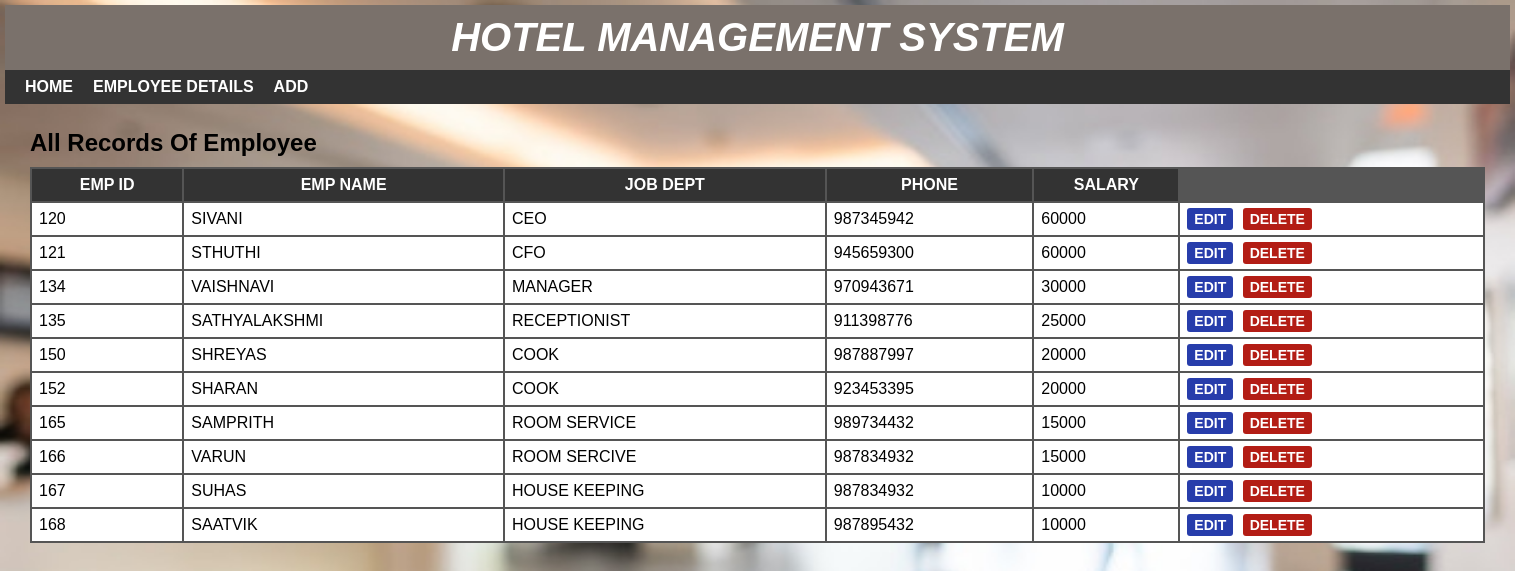
/crud_employee.php, run on the app's committed database.
### tables this page shows
CREATE TABLE IF NOT EXISTS `employee` (
  `EMP_ID` int NOT NULL,
  `EMP_NAME` varchar(30) NOT NULL,
  `JOB_DEPT` varchar(30) NOT NULL,
  `CONTACT_NUM` int NOT NULL,
  `SALARY` int NOT NULL,
  PRIMARY KEY (`EMP_ID`)
);

### crud_employee.php (the view, shortened to what this page needs)
<?php
include 'headers/headeremployee.php';
?>
<div id="main-content">
  <h2>All Records of Employee</h2>
  <?php
  include 'databaseconfig/config.php';
  $sql = "SELECT * FROM EMPLOYEE ";
  $result = mysqli_query($conn, $sql) or die("Query Unsuccessful.");
  if (mysqli_num_rows($result) > 0) {
  ?>
    <table cellpadding="7px">
      <thead>
        <th>EMP ID</th>
        <th>EMP Name</th>
        <th>Job Dept</th>
        <th>Phone</th>
        <th>Salary</th>
      </thead>
      <tbody>
        <?php
        while ($row = mysqli_fetch_assoc($result)) {
        ?>
          <tr>
            <td><?php echo $row['EMP_ID']; ?></td>
            <td><?php echo $row['EMP_NAME']; ?></td>
            <td><?php echo $row['JOB_DEPT']; ?></td>
            <td><?php echo $row['CONTACT_NUM']; ?></td>
            <td><?php echo $row['SALARY']; ?></td>
            <td>
              <a href='updateemployee.php?EMP_ID=<?php echo $row['EMP_ID']; ?>'>Edit</a>
              <a href='deleteemployee.php?EMP_ID=<?php echo $row['EMP_ID']; ?>'>Delete</a>
            </td>
          </tr>
        <?php } ?>
      </tbody>
    </table>
  <?php } else {
    echo "<h2>No Record Found</h2>";
  }
  ?>
</div>
</div>
</body>
</html>

### css/style.css (style rules this page uses)
body { font: 16px arial; margin: 0; padding: 0; background-image: url("../images/hotel-lobby.jpg"); background-repeat: no-repeat; background-attachment: fixed; background-size: 100% 100%; }
#main-content { padding: 25px; min-height: 400px; }
#main-content h2 { margin: 0 0 10px; text-transform: capitalize; }
#main-content table { width: 100%; background-color: #555; margin: 0 0 20px; }
#main-content table th { color: #fff; background-color: #333; text-transform: uppercase; }
#main-content table th:last-child { width: 130px; }
#main-content table td { background-color: #fff; }
#main-content table td a { font-size: 14px; font-weight: 600; text-transform: uppercase; padding: 3px 7px; color: #fff; background-color: #273dab; text-decoration: none; border-radius: 3px; }
#main-content table td a:nth-child(2) { background-color: #b31d15; margin: 0 0 0 5px; }

### data on the page
employee: EMP_ID "120", EMP_NAME "SIVANI", JOB_DEPT "CEO", CONTACT_NUM "987345942", SALARY "60000"
employee: EMP_ID "121", EMP_NAME "STHUTHI", JOB_DEPT "CFO", CONTACT_NUM "945659300", SALARY "60000"
employee: EMP_ID "134", EMP_NAME "VAISHNAVI", JOB_DEPT "MANAGER", CONTACT_NUM "970943671", SALARY "30000"
employee: EMP_ID "135", EMP_NAME "SATHYALAKSHMI", JOB_DEPT "RECEPTIONIST", CONTACT_NUM "911398776", SALARY "25000"
employee: EMP_ID "150", EMP_NAME "SHREYAS", JOB_DEPT "COOK", CONTACT_NUM "987887997", SALARY "20000"
employee: EMP_ID "152", EMP_NAME "SHARAN", JOB_DEPT "COOK", CONTACT_NUM "923453395", SALARY "20000"
employee: EMP_ID "165", EMP_NAME "SAMPRITH", JOB_DEPT "ROOM SERVICE", CONTACT_NUM "989734432", SALARY "15000"
employee: EMP_ID "166", EMP_NAME "VARUN", JOB_DEPT "ROOM SERCIVE", CONTACT_NUM "987834932", SALARY "15000"
employee: EMP_ID "167", EMP_NAME "SUHAS", JOB_DEPT "HOUSE KEEPING", CONTACT_NUM "987834932", SALARY "10000"
employee: EMP_ID "168", EMP_NAME "SAATVIK", JOB_DEPT "HOUSE KEEPING", CONTACT_NUM "987895432", SALARY "10000"
